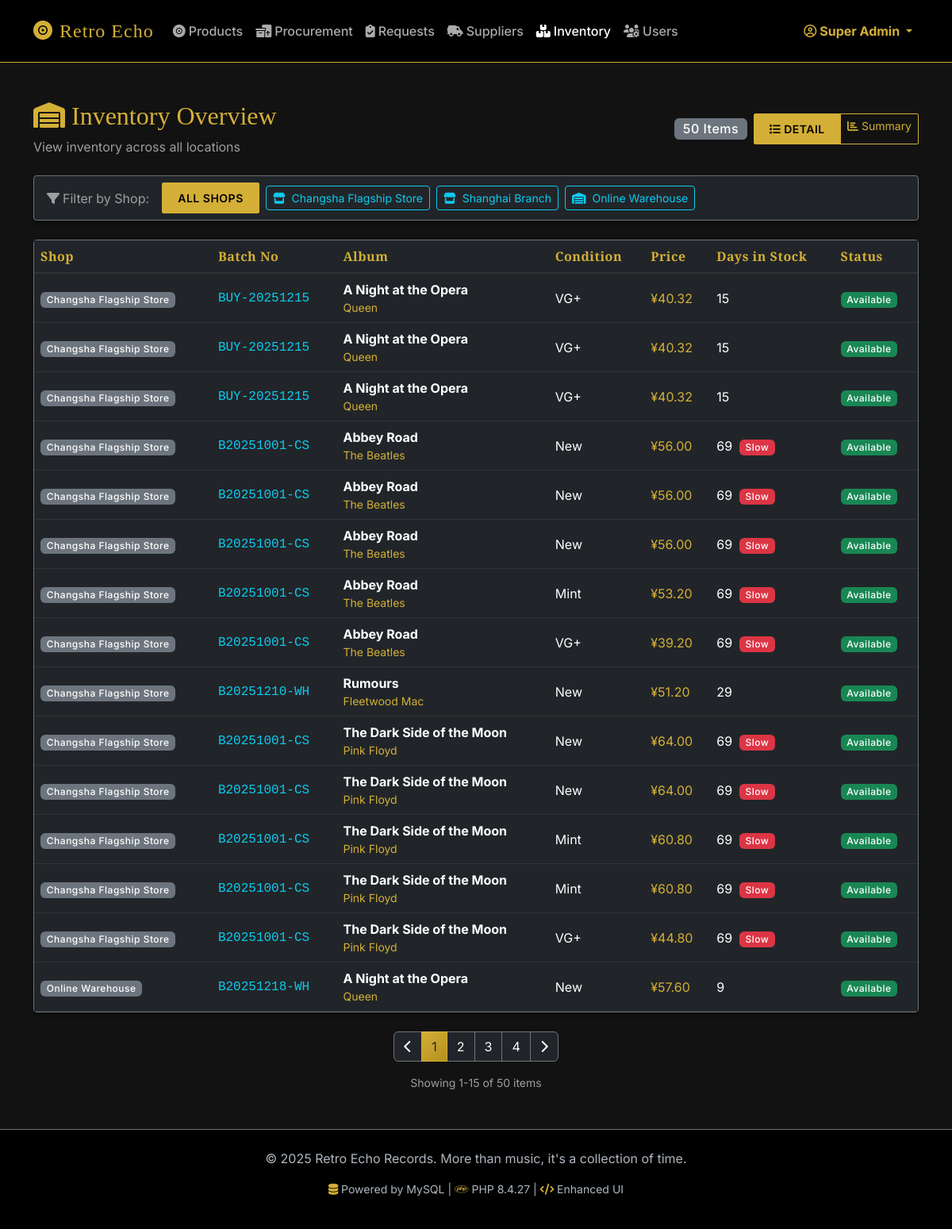
The app's page /admin/inventory.php?view=detail (signed in) with its own data.
### tables this page shows
CREATE TABLE StockItem (
    StockItemID INT AUTO_INCREMENT PRIMARY KEY,
    ReleaseID INT NOT NULL,
    ShopID INT NOT NULL,
    SourceType ENUM('Supplier', 'Buyback') NOT NULL,  
    SourceOrderID INT,  
    BatchNo VARCHAR(50) NOT NULL,
    ConditionGrade ENUM('New', 'Mint', 'NM', 'VG+', 'VG') NOT NULL,
    Status ENUM('Available', 'Sold', 'Reserved', 'InTransit') DEFAULT 'Available',
    UnitPrice DECIMAL(10,2) NOT NULL,
    AcquiredDate DATETIME DEFAULT CURRENT_TIMESTAMP,
    DateSold DATETIME DEFAULT NULL,
    FOREIGN KEY (ReleaseID) REFERENCES ReleaseAlbum(ReleaseID),
    FOREIGN KEY (ShopID) REFERENCES Shop(ShopID)
     
);

### includes/db_procedures.php (called while the page is built, shortened)
<?php
class DBProcedures {
    public static function getShopList($pdo) {
        try {
            return $pdo->query("SELECT * FROM vw_shop_list")->fetchAll();
        } catch (PDOException $e) {
            error_log("getShopList Error: " . $e->getMessage());
            return [];
        }
    }
    public static function getAllShopsInventoryCount($pdo, $viewMode = 'summary') {
        try {
            if ($viewMode === 'summary') {
                $result = $pdo->query("SELECT COUNT(DISTINCT CONCAT(ShopID, '-', ReleaseID, '-', ConditionGrade)) AS cnt FROM vw_stock_summary")->fetch();
            } else {
                $result = $pdo->query("SELECT COUNT(*) AS cnt FROM vw_stock_detail")->fetch();
            }
            return (int)($result['cnt'] ?? 0);
        } catch (PDOException $e) {
            error_log("getAllShopsInventoryCount Error: " . $e->getMessage());
            return 0;
        }
    }
    public static function getInventoryDetailAllShopsPaginated($pdo, $limit = 20, $offset = 0) {
        try {
            $stmt = $pdo->prepare("
                SELECT * FROM vw_all_shops_inventory_detail
                ORDER BY ShopName, Title, ConditionGrade, StockItemID
                LIMIT ? OFFSET ?
            ");
            $stmt->execute([$limit, $offset]);
            return $stmt->fetchAll();
        } catch (PDOException $e) {
            error_log("getInventoryDetailAllShopsPaginated Error: " . $e->getMessage());
            return [];
        }
    }
}
?>

### includes/functions.php (called while the page is built, shortened)
<?php
require_once __DIR__ . '/db_procedures.php';
function h($string) {
    return htmlspecialchars($string ?? '', ENT_QUOTES, 'UTF-8');
}
function formatPrice($amount) {
    return '¥' . number_format((float)$amount, 2);
}
function getPaginationData($currentPage, $totalItems, $perPage, $baseUrl = '?') {
    $totalPages = max(1, ceil($totalItems / $perPage));
    $currentPage = max(1, min($currentPage, $totalPages));
    $range = 2;
    $startPage = max(1, $currentPage - $range);
    $endPage = min($totalPages, $currentPage + $range);
    $pages = [];
    for ($i = $startPage; $i <= $endPage; $i++) {
        $pages[] = $i;
    }
    if ($endPage < $totalPages) {
        $pages[] = $totalPages;
    }
    return [
        'current_page' => $currentPage,
        'total_pages' => $totalPages,
        'total_items' => $totalItems,
        'per_page' => $perPage,
        'pages' => $pages,
        'has_prev' => $currentPage > 1,
        'has_next' => $currentPage < $totalPages,
        'prev_page' => $currentPage - 1,
        'next_page' => $currentPage + 1,
        'offset' => ($currentPage - 1) * $perPage,
        'base_url' => $baseUrl
    ];
}
function prepareInventoryPageDataAllShopsPaginated($pdo, $viewMode, $page = 1, $perPage = 20) {
    $totalItems = DBProcedures::getAllShopsInventoryCount($pdo, $viewMode);
    $offset = ($page - 1) * $perPage;
    if ($viewMode === 'summary') {
        $inventory = DBProcedures::getInventorySummaryAllShopsPaginated($pdo, $perPage, $offset);
    } else {
        $inventory = DBProcedures::getInventoryDetailAllShopsPaginated($pdo, $perPage, $offset);
    }
    return [
        'inventory' => $inventory,
        'total_items' => $totalItems,
        'pagination' => getPaginationData($page, $totalItems, $perPage)
    ];
}
?>

### public/admin/inventory.php (the view, shortened to what this page needs)
<?php
require_once __DIR__ . '/../../includes/auth_guard.php';
require_once __DIR__ . '/../../includes/functions.php';
require_once __DIR__ . '/../../includes/db_procedures.php';
$shops = DBProcedures::getShopList($pdo);
$selectedShopId = isset($_GET['shop_id']) ? (int)$_GET['shop_id'] : 0;
$viewMode = $_GET['view'] ?? 'summary';
$page = max(1, (int)($_GET['page'] ?? 1));
$perPage = 15;
if ($selectedShopId > 0) {
    $pageData = prepareInventoryPageDataPaginated($pdo, $selectedShopId, $viewMode, $page, $perPage);
} else {
    $pageData = prepareInventoryPageDataAllShopsPaginated($pdo, $viewMode, $page, $perPage);
}
$inventory = $pageData['inventory'];
$totalItems = $pageData['total_items'];
$pagination = $pageData['pagination'];
require_once __DIR__ . '/../../includes/header.php';
?>
<div class="d-flex justify-content-between align-items-center mb-4">
    <div>
        <h2 class="text-warning"><i class="fa-solid fa-warehouse me-2"></i>Inventory Overview</h2>
        <p class="text-muted mb-0">View inventory across all locations</p>
    </div>
    <div class="d-flex gap-2 align-items-center">
        <span class="badge bg-secondary fs-6"><?= $totalItems ?> Items</span>
        <div class="btn-group" role="group">
            <a href="?view=detail<?= $selectedShopId ? '&shop_id='.$selectedShopId : '' ?>" class="btn btn-sm <?= $viewMode === 'detail' ? 'btn-warning' : 'btn-outline-warning' ?>">
                <i class="fa-solid fa-list me-1"></i>Detail
            </a>
            <a href="?view=summary<?= $selectedShopId ? '&shop_id='.$selectedShopId : '' ?>" class="btn btn-sm <?= $viewMode === 'summary' ? 'btn-warning' : 'btn-outline-warning' ?>">
                <i class="fa-solid fa-chart-bar me-1"></i>Summary
            </a>
        </div>
    </div>
</div>
<div class="card bg-dark border-secondary mb-4">
    <div class="card-body py-2">
        <div class="d-flex gap-2 flex-wrap align-items-center">
            <span class="text-muted me-2"><i class="fa-solid fa-filter me-1"></i>Filter by Shop:</span>
            <a href="?view=<?= $viewMode ?>" class="btn btn-sm <?= $selectedShopId == 0 ? 'btn-warning' : 'btn-outline-warning' ?>">
                All Shops
            </a>
            <?php foreach ($shops as $shop): ?>
                <a href="?view=<?= $viewMode ?>&shop_id=<?= $shop['ShopID'] ?>"
                   class="btn btn-sm <?= $selectedShopId == $shop['ShopID'] ? 'btn-info' : 'btn-outline-info' ?>">
                    <i class="fa-solid <?= $shop['Type'] == 'Warehouse' ? 'fa-warehouse' : 'fa-store' ?> me-1"></i>
                    <?= h($shop['Name']) ?>
                </a>
            <?php endforeach; ?>
        </div>
    </div>
</div>
<?php if ($viewMode === 'summary'): ?>
<div class="card bg-dark border-secondary">
    <div class="table-responsive">
        <table class="table table-dark table-hover align-middle mb-0">
            <thead>
                <tr>
                    <?php if ($selectedShopId == 0): ?><th>Shop</th><?php endif; ?>
                    <th>Album</th>
                    <th>Genre</th>
                    <th>Condition</th>
                    <th class="text-center">Quantity</th>
                    <th>Price Range</th>
                    <th>Avg Price</th>
                </tr>
            </thead>
            <tbody>
                <?php foreach ($inventory as $item): ?>
                <tr>
                    <?php if ($selectedShopId == 0): ?>
                    <td><span class="badge bg-secondary"><?= h($item['ShopName'] ?? 'N/A') ?></span></td>
                    <?php endif; ?>
                    <td>
                        <div class="fw-bold"><?= h($item['Title']) ?></div>
                        <div class="small text-warning"><?= h($item['ArtistName']) ?></div>
                    </td>
                    <td><span class="badge bg-secondary"><?= h($item['Genre']) ?></span></td>
                    <td><?= h($item['ConditionGrade']) ?></td>
                    <td class="text-center">
                        <span class="badge <?= $item['AvailableQuantity'] < 3 ? 'bg-danger' : 'bg-success' ?> fs-6">
                            <?= $item['AvailableQuantity'] ?>
                        </span>
                    </td>
                    <td>
                        <?php if ($item['MinPrice'] == $item['MaxPrice']): ?>
                            <span class="text-warning"><?= formatPrice($item['MinPrice']) ?></span>
                        <?php else: ?>
                            <span class="text-warning"><?= formatPrice($item['MinPrice']) ?></span>
                            <span class="text-muted">~</span>
                            <span class="text-warning"><?= formatPrice($item['MaxPrice']) ?></span>
                        <?php endif; ?>
                    </td>
                    <td class="text-info"><?= formatPrice($item['AvgPrice']) ?></td>
                </tr>
                <?php endforeach; ?>
                <?php if (empty($inventory)): ?>
                <tr>
                    <td colspan="<?= $selectedShopId == 0 ? 7 : 6 ?>" class="text-center text-muted py-4">No inventory items found.</td>
                </tr>
                <?php endif; ?>
            </tbody>
        </table>
    </div>
</div>
<?php else: ?>
<div class="card bg-dark border-secondary">
    <div class="table-responsive">
        <table class="table table-dark table-hover align-middle mb-0">
            <thead>
                <tr>
                    <?php if ($selectedShopId == 0): ?><th>Shop</th><?php endif; ?>
                    <th>Batch No</th>
                    <th>Album</th>
                    <th>Condition</th>
                    <th>Price</th>
                    <th>Days in Stock</th>
                    <th>Status</th>
                </tr>
            </thead>
            <tbody>
                <?php foreach ($inventory as $item): ?>
                <tr>
                    <?php if ($selectedShopId == 0): ?>
                    <td><span class="badge bg-secondary"><?= h($item['ShopName'] ?? 'N/A') ?></span></td>
                    <?php endif; ?>
                    <td class="font-monospace text-info"><?= h($item['BatchNo']) ?></td>
                    <td>
                        <div class="fw-bold"><?= h($item['Title']) ?></div>
                        <div class="small text-warning"><?= h($item['ArtistName']) ?></div>
                    </td>
                    <td><?= h($item['ConditionGrade']) ?></td>
                    <td class="text-warning"><?= formatPrice($item['UnitPrice']) ?></td>
                    <td>
                        <?php
                        $days = $item['DaysInStock'] ?? floor((time() - strtotime($item['AcquiredDate'])) / (60 * 60 * 24));
                        echo $days;
                        if ($days > 60) echo ' <span class="badge bg-danger ms-1">Slow</span>';
                        ?>
                    </td>
                    <td><span class="badge bg-success">Available</span></td>
                </tr>
                <?php endforeach; ?>
            </tbody>
        </table>
    </div>
</div>
<?php endif; ?>
<?php if ($pagination['total_pages'] > 1): ?>
<nav aria-label="Inventory pagination" class="mt-4">
    <ul class="pagination justify-content-center">
        <li class="page-item <?= !$pagination['has_prev'] ? 'disabled' : '' ?>">
            <a class="page-link bg-dark border-secondary text-light"
               href="?view=<?= $viewMode ?><?= $selectedShopId ? '&shop_id='.$selectedShopId : '' ?>&page=<?= $pagination['prev_page'] ?>">
                <i class="fa-solid fa-chevron-left"></i>
            </a>
        </li>
        <?php foreach ($pagination['pages'] as $p): ?>
            <?php if ($p === '...'): ?>
                <li class="page-item disabled">
                    <span class="page-link bg-dark border-secondary text-muted">...</span>
                </li>
            <?php else: ?>
                <li class="page-item <?= $p === $pagination['current_page'] ? 'active' : '' ?>">
                    <a class="page-link <?= $p === $pagination['current_page'] ? 'bg-warning text-dark border-warning' : 'bg-dark border-secondary text-light' ?>"
                       href="?view=<?= $viewMode ?><?= $selectedShopId ? '&shop_id='.$selectedShopId : '' ?>&page=<?= $p ?>">
                        <?= $p ?>
                    </a>
                </li>
            <?php endif; ?>
        <?php endforeach; ?>
        <li class="page-item <?= !$pagination['has_next'] ? 'disabled' : '' ?>">
            <a class="page-link bg-dark border-secondary text-light"
               href="?view=<?= $viewMode ?><?= $selectedShopId ? '&shop_id='.$selectedShopId : '' ?>&page=<?= $pagination['next_page'] ?>">
                <i class="fa-solid fa-chevron-right"></i>
            </a>
        </li>
    </ul>
    <div class="text-center text-muted small">
        Showing <?= $pagination['offset'] + 1 ?>-<?= min($pagination['offset'] + $pagination['per_page'], $pagination['total_items']) ?>
        of <?= $pagination['total_items'] ?> items
    </div>
</nav>
<?php endif; ?>
<?php require_once __DIR__ . '/../../includes/footer.php'; ?>

### public/assets/css/style.css (style rules this page uses)
:root { --bs-body-bg: #121212; --bs-body-color: #e0e0e0; --primary-gold: #d4af37; --primary-gold-hover: #b59020; --secondary-dark: #1e1e1e; --accent-red: #cf6679; --accent-green: #03dac6; --border-color: #333; }
body { font-family: 'Inter', sans-serif; background-color: var(--bs-body-bg); color: var(--bs-body-color); }
h1, h2, h3, h4, h5, h6, .navbar-brand { font-family: 'Playfair Display', serif; color: #fff; }
.btn-warning, .btn-primary { background-color: var(--primary-gold); border-color: var(--primary-gold); color: #000; font-weight: 600; border-radius: 2px; text-transform: uppercase; letter-spacing: 0.5px; padding: 0.5rem 1.2rem; }
.btn-outline-warning { color: var(--primary-gold); border-color: var(--primary-gold); border-radius: 2px; }
.card { background-color: var(--secondary-dark); border: 1px solid var(--border-color); border-radius: 4px; box-shadow: 0 4px 6px rgba(0,0,0,0.3); transition: transform 0.2s, box-shadow 0.2s; }
.table { color: #ccc; border-color: var(--border-color); }
.table thead th { color: var(--primary-gold); border-bottom-width: 2px; font-family: 'Playfair Display', serif; letter-spacing: 0.5px; }
.text-warning { color: var(--primary-gold) !important; }
.border-warning { border-color: var(--primary-gold) !important; }
.badge { font-weight: 500; letter-spacing: 0.5px; }

### public/assets/css/enhancements.css (style rules this page uses)
.btn { position: relative; overflow: hidden; transition: all 0.3s ease; }
.btn::before { content: ''; position: absolute; top: 50%; left: 50%; width: 0; height: 0; border-radius: 50%; background: rgba(255, 255, 255, 0.3); transform: translate(-50%, -50%); transition: width 0.6s, height 0.6s; }
.pagination .page-link { background: var(--secondary-dark); border-color: #444; color: var(--primary-gold); transition: all 0.3s ease; }
.pagination .page-item.active .page-link { background: linear-gradient(135deg, var(--primary-gold), var(--primary-gold-hover)); border-color: var(--primary-gold); color: #000; }
.fade-in { animation: fadeIn 0.5s ease-in; }
.text-muted { color: #9e9e9e !important; }

### records on screen
stockitem: ShopName "Changsha Flagship Store", BatchNo "BUY-20251215", Title "A Night at the Opera", ArtistName "Queen", ConditionGrade "VG+", UnitPrice "¥40.32", days "15"
stockitem: ShopName "Changsha Flagship Store", BatchNo "BUY-20251215", Title "A Night at the Opera", ArtistName "Queen", ConditionGrade "VG+", UnitPrice "¥40.32", days "15"
stockitem: ShopName "Changsha Flagship Store", BatchNo "BUY-20251215", Title "A Night at the Opera", ArtistName "Queen", ConditionGrade "VG+", UnitPrice "¥40.32", days "15"
stockitem: ShopName "Changsha Flagship Store", BatchNo "B20251001-CS", Title "Abbey Road", ArtistName "The Beatles", ConditionGrade "New", UnitPrice "¥56.00", days "69", shows "Slow"
stockitem: ShopName "Changsha Flagship Store", BatchNo "B20251001-CS", Title "Abbey Road", ArtistName "The Beatles", ConditionGrade "New", UnitPrice "¥56.00", days "69", shows "Slow"
stockitem: ShopName "Changsha Flagship Store", BatchNo "B20251001-CS", Title "Abbey Road", ArtistName "The Beatles", ConditionGrade "New", UnitPrice "¥56.00", days "69", shows "Slow"
stockitem: ShopName "Changsha Flagship Store", BatchNo "B20251001-CS", Title "Abbey Road", ArtistName "The Beatles", ConditionGrade "Mint", UnitPrice "¥53.20", days "69", shows "Slow"
stockitem: ShopName "Changsha Flagship Store", BatchNo "B20251001-CS", Title "Abbey Road", ArtistName "The Beatles", ConditionGrade "VG+", UnitPrice "¥39.20", days "69", shows "Slow"
stockitem: ShopName "Changsha Flagship Store", BatchNo "B20251210-WH", Title "Rumours", ArtistName "Fleetwood Mac", ConditionGrade "New", UnitPrice "¥51.20", days "29"
stockitem: ShopName "Changsha Flagship Store", BatchNo "B20251001-CS", Title "The Dark Side of the Moon", ArtistName "Pink Floyd", ConditionGrade "New", UnitPrice "¥64.00", days "69", shows "Slow", ShopID "1", ReleaseID "2", StockItemID "4"
stockitem: ShopName "Changsha Flagship Store", BatchNo "B20251001-CS", Title "The Dark Side of the Moon", ArtistName "Pink Floyd", ConditionGrade "New", UnitPrice "¥64.00", days "69", shows "Slow"
stockitem: ShopName "Changsha Flagship Store", BatchNo "B20251001-CS", Title "The Dark Side of the Moon", ArtistName "Pink Floyd", ConditionGrade "Mint", UnitPrice "¥60.80", days "69", shows "Slow"
stockitem: ShopName "Changsha Flagship Store", BatchNo "B20251001-CS", Title "The Dark Side of the Moon", ArtistName "Pink Floyd", ConditionGrade "Mint", UnitPrice "¥60.80", days "69", shows "Slow"
stockitem: ShopName "Changsha Flagship Store", BatchNo "B20251001-CS", Title "The Dark Side of the Moon", ArtistName "Pink Floyd", ConditionGrade "VG+", UnitPrice "¥44.80", days "69", shows "Slow"
stockitem: ShopName "Online Warehouse", BatchNo "B20251218-WH", Title "A Night at the Opera", ArtistName "Queen", ConditionGrade "New", UnitPrice "¥57.60", days "9"

### other values on screen
$_SESSION['username'] "Super Admin"
$totalItems "50"
$shop['Name'] "Changsha Flagship Store"
$shop['Name'] "Shanghai Branch"
$shop['Name'] "Online Warehouse"
$p "3"
$pagination['offset'] + 1 "1"
$pagination['total_items'] "50"
phpversion() "8.4.27"
